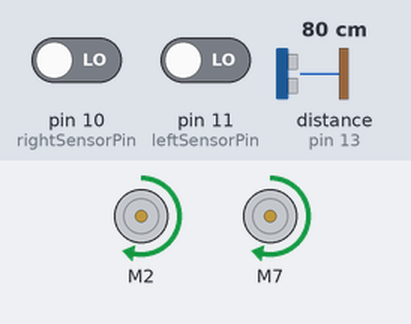
Recording of a sketch running on a simulated Arduino Uno, built with avr-gcc and run on an emulated ATmega328P. Shown: 2 × DC motor (green arrow = forward, orange = backward, longer = faster). Wiring (inferred from the names in the program): ultrasonic range finder: trigger pin 12; echo pin 13. Inputs (shaded band) come from the test bench; at power-on: pin 10 (rightSensorPin) LOW, distance to the obstacle (sensor on pin 13) 80 cm, pin 11 (leftSensorPin) LOW. The echo pulse lasts 58.3 µs per cm.

Above: at 1.2 s.
1.3 s: pin 10 (rightSensorPin) driven HIGH
At 3.5 s:
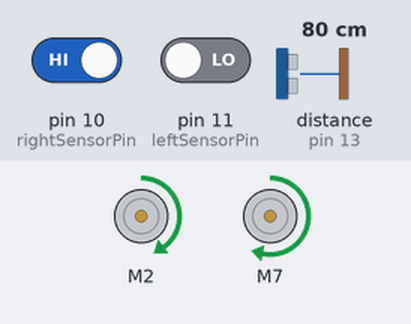
4.3 s: distance to the obstacle (sensor on pin 13) set to 2 cm
At 5.6 s:
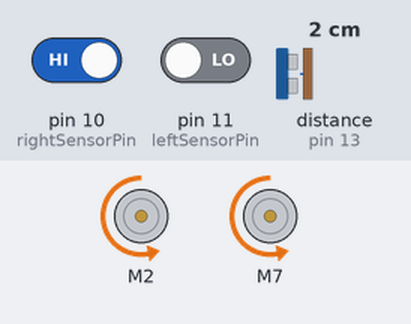
7.3 s: distance to the obstacle (sensor on pin 13) set to 18 cm
At 8.2 s:
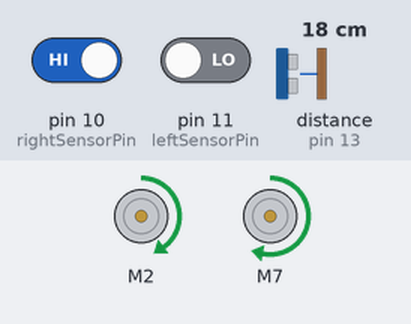
11.8 s: pin 11 (leftSensorPin) driven HIGH
Timing chart, 0 to 15.8 s (numbered marks = the images above; inputs shaded):
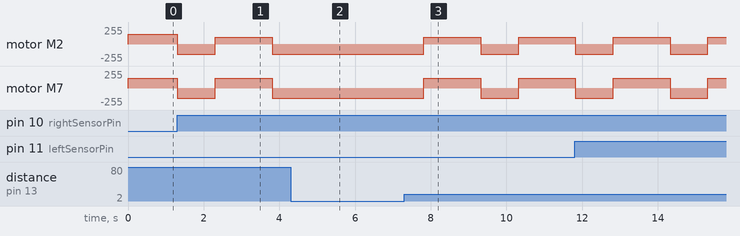

Measured:
- after the input at 1.3 s, motor M2: forward 150/255 → backward 150/255 at once, → forward 100/255 1.0 s later, → backward 150/255 1.5 s later; motor M7: forward 150/255 → backward 150/255 at once, → forward 150/255 1.0 s later, → backward 150/255 1.5 s later
- after the input at 4.3 s, motor M2: stays backward 150/255 (without the input it goes to forward 100/255 after 0.51 s); motor M7: stays backward 150/255 (without the input it goes to forward 150/255 after 0.51 s)
- after the input at 7.3 s, motor M2: backward 150/255 → forward 100/255 after 0.52 s, → backward 150/255 1.5 s later, → forward 100/255 1.0 s later; motor M7: backward 150/255 → forward 150/255 after 0.52 s, → backward 150/255 1.5 s later, → forward 150/255 1.0 s later

The sketch:

sumo.ino
```cpp
/******************************************************************************

Pin config:

Motor Driver -> Arduino Pin Number

1) PWMA -> 5 pmw
2) INA1 -> 2
3) INA2 -> 4
4) PWMB -> 6 pmw
5) INB1 -> 7
6) INB2 -> 8

IR Pins -> Arduino Pin Number

1) leftSensor -> 10
2) rightSensor -> 11

Ultrasonic -> Arduino Pin Number

1) trigPin -> 12
2) echoPin -> 13

******************************************************************************/

#include <SparkFun_TB6612.h>


// motor setup

#define AIN1 2
#define BIN1 7
#define AIN2 4
#define BIN2 8
#define PWMA 5
#define PWMB 6
#define STBY 9

const int offsetA = 1;
const int offsetB = 1;

Motor motor1 = Motor(AIN1, AIN2, PWMA, offsetA, STBY);
Motor motor2 = Motor(BIN1, BIN2, PWMB, offsetB, STBY);


const int forwardSpeed = 150;
const int turnSpeed = 150;
const int defaultTurnSpeed = 100;
const int reverseSpeed = -150;
const int reverseDuration = 1000;
const int turnDuration = 1500;  // max time allowed for the turn, in ms

// ir setup
const int rightSensorPin = 10;
const int leftSensorPin = 11;

// ultrasonic setup
const int trigPin = 12;
const int echoPin = 13;
const unsigned long echoTimeout = 20000;  // microseconds; prevents pulseIn from hanging

long duration = 0;
int distance = 0;

const int safeDistance = 15;  // if detected less than this distance, go forward; meaning enemy is infront

void setup() {
  // ir
  pinMode(rightSensorPin, INPUT);
  pinMode(leftSensorPin, INPUT);

  // ultrasonic
  pinMode(trigPin, OUTPUT);
  pinMode(echoPin, INPUT);
}


void loop() {
  forward(motor1, motor2, forwardSpeed);

  // ir
  int rightSensorValue = digitalRead(rightSensorPin);
  int leftSensorValue = digitalRead(leftSensorPin);

  // ultrasonic
  distance = readDistance();

  // if either IR sensor detects black, border of the ring; brake!
  // reverse a little, then turn right up to turnDuration ms
  // if distance fluctuation while turning (maybe enemy robot) then go forward immediately
  if (rightSensorValue == 1 || leftSensorValue == 1) {
    brake(motor1, motor2);
    back(motor1, motor2, reverseSpeed);
    delay(reverseDuration);

    turnRightAndDetect(motor1, motor2, turnSpeed, defaultTurnSpeed, turnDuration);
  }
}


// takes a single ultrasonic reading and returns distance in cm
// returns -1 if no echo was received (out of range / timeout)
int readDistance() {
  digitalWrite(trigPin, LOW);
  delayMicroseconds(2);
  digitalWrite(trigPin, HIGH);
  delayMicroseconds(10);
  digitalWrite(trigPin, LOW);

  long dur = pulseIn(echoPin, HIGH, echoTimeout);
  if (dur == 0) {
    return -1;  // no echo received within timeout
  }
  return dur * 0.034 / 2;
}

void turnLeft(Motor motor1, Motor motor2, int turnSpeed, int defaultTurnSpeed) {
  motor1.drive(turnSpeed);
  motor2.drive(defaultTurnSpeed);
}

void turnRight(Motor motor1, Motor motor2, int turnSpeed, int defaultTurnSpeed) {
  motor1.drive(defaultTurnSpeed);
  motor2.drive(turnSpeed);
}

// turns right for up to maxTurnTime ms, continuously re-checking distance.
// if something comes within safeDistance during the turn, stop turning
// and drive forward immediately instead of waiting out the full turn.
void turnRightAndDetect(Motor motor1, Motor motor2, int turnSpeed, int defaultTurnSpeed, unsigned long maxTurnTime) {
  unsigned long startTime = millis();

  while (millis() - startTime < maxTurnTime) {
    motor1.drive(defaultTurnSpeed);
    motor2.drive(turnSpeed);

    int currentDistance = readDistance();

    if (currentDistance > 0 && currentDistance <= safeDistance) {
      forward(motor1, motor2, forwardSpeed);
      return;  // enemy detected, exit turn early
    }
  }
  // maxTurnTime elapsed with nothing detected;
  // next loop() call will resume forward() and re-check IR/ultrasonic as normal
}
```
